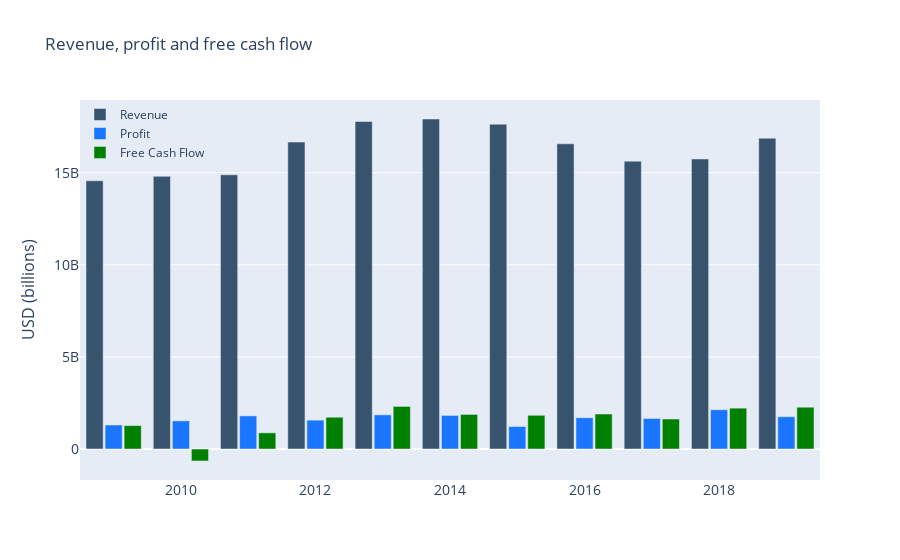
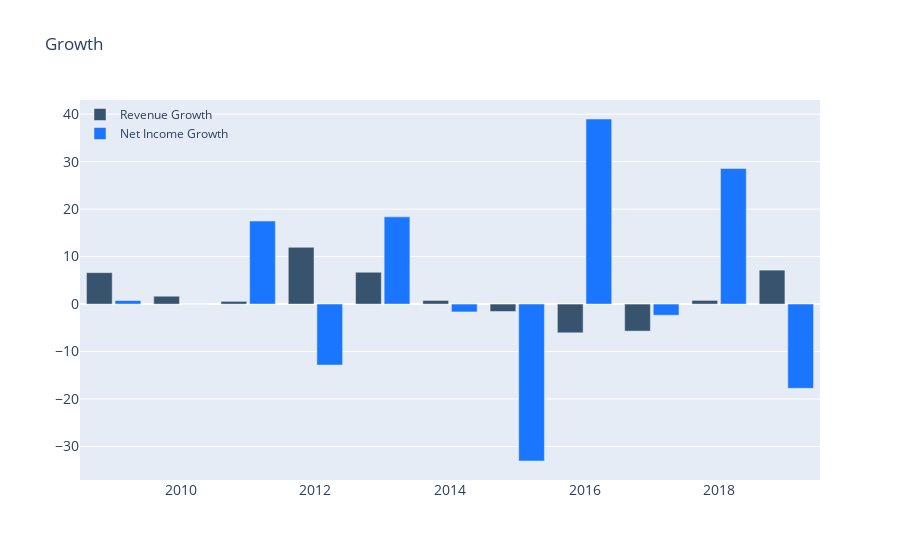
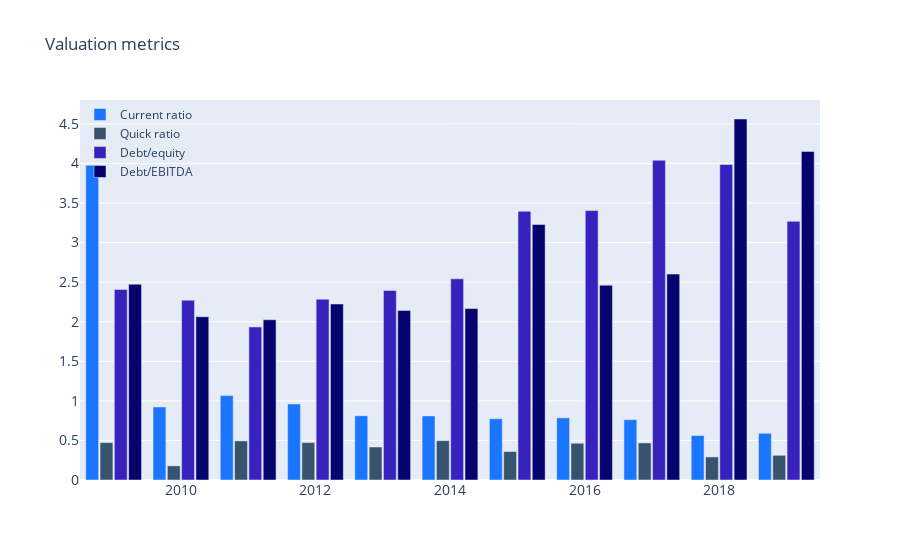

Source (notebook cell) for these figures, in order:
### Code cell
df = df_metricas[(df_metricas['symbol']=="GIS")&(df_metricas['year']>=2009)]
f1,f2,f3,f4 =analysis_compañia(df)
f1.show()
f2.show()
f3.show()

### Figure 1 — Plotly figure (JSON) as saved in the notebook; plotly's stock layout.template omitted (floating-point values rounded to 4 significant figures)
{"data": [{"marker": {"color": "rgb(55, 83, 109)"}, "name": "Revenue", "type": "bar", "x": [2019, 2018, 2017, 2016, 2015, 2014, 2013, 2012, 2011, 2010, 2009], "y": [16865200000, 15740400000, 15619800000, 16563100000, 17630300000, 17909600000, 17774100000, 16657900000, 14880200000, 14796500000, 14555800000]}, {"marker": {"color": "rgb(26, 118, 255)"}, "name": "Profit", "type": "bar", "x": [2019, 2018, 2017, 2016, 2015, 2014, 2013, 2012, 2011, 2010, 2009], "y": [1752700000, 2131000000, 1657500000, 1697400000, 1221300000, 1824400000, 1855200000, 1567300000, 1798300000, 1530500000, 1304400000]}, {"marker": {"color": "green"}, "name": "Free Cash Flow", "type": "bar", "x": [2019, 2018, 2017, 2016, 2015, 2014, 2013, 2012, 2011, 2010, 2009], "y": [2269400000, 2218300000, 1628900000, 1900500000, 1830400000, 1877500000, 2312100000, 1726100000, 878000000, -649900000, 1269700000]}], "layout": {"bargap": 0.15, "bargroupgap": 0.1, "barmode": "group", "legend": {"bgcolor": "rgba(255, 255, 255, 0)", "bordercolor": "rgba(255, 255, 255, 0)", "x": 0, "y": 1}, "title": {"text": "Revenue, profit and free cash flow"}, "xaxis": {"tickfont": {"size": 14}}, "yaxis": {"tickfont": {"size": 14}, "title": {"font": {"size": 16}, "text": "USD (billions)"}}}}

### Figure 2 — Plotly figure (JSON) as saved in the notebook; plotly's stock layout.template omitted (floating-point values rounded to 4 significant figures)
{"data": [{"marker": {"color": "rgb(55, 83, 109)"}, "name": "Revenue Growth", "type": "bar", "x": [2019, 2018, 2017, 2016, 2015, 2014, 2013, 2012, 2011, 2010, 2009], "y": [7.146, 0.7721, -5.695, -6.053, -1.559, 0.7623, 6.701, 11.95, 0.5657, 1.654, 6.62]}, {"marker": {"color": "rgb(26, 118, 255)"}, "name": "Net Income Growth", "type": "bar", "x": [2019, 2018, 2017, 2016, 2015, 2014, 2013, 2012, 2011, 2010, 2009], "y": [-17.75, 28.57, -2.351, 38.98, -33.06, -1.66, 18.37, -12.85, 17.5, 0, 0.75]}], "layout": {"bargap": 0.15, "bargroupgap": 0.1, "barmode": "group", "legend": {"bgcolor": "rgba(255, 255, 255, 0)", "bordercolor": "rgba(255, 255, 255, 0)", "x": 0, "y": 1}, "title": {"text": "Growth"}, "xaxis": {"tickfont": {"size": 14}}, "yaxis": {"tickfont": {"size": 14}, "title": {"font": {"size": 16}}}}}

### Figure 3 — Plotly figure (JSON) as saved in the notebook; plotly's stock layout.template omitted (floating-point values rounded to 4 significant figures)
{"data": [{"marker": {"color": "rgb(26, 118, 255)"}, "name": "Current ratio ", "type": "bar", "x": [2019, 2018, 2017, 2016, 2015, 2014, 2013, 2012, 2011, 2010, 2009], "y": [0.5907, 0.5617, 0.7619, 0.7851, 0.7742, 0.8101, 0.812, 0.9605, 1.066, 0.9233, 3.977]}, {"marker": {"color": "rgb(55, 83, 109)"}, "name": "Quick ratio", "type": "bar", "x": [2019, 2018, 2017, 2016, 2015, 2014, 2013, 2012, 2011, 2010, 2009], "y": [0.312, 0.2915, 0.4682, 0.4643, 0.3593, 0.4974, 0.417, 0.4727, 0.4944, 0.1786, 0.4723]}, {"marker": {"color": "rgb(55, 34, 189)"}, "name": "Debt/equity", "type": "bar", "x": [2019, 2018, 2017, 2016, 2015, 2014, 2013, 2012, 2011, 2010, 2009], "y": [3.268, 3.987, 4.04, 3.404, 3.396, 2.542, 2.396, 2.285, 1.934, 2.272, 2.409]}, {"marker": {"color": "rgb(5, 3, 109)"}, "name": "Debt/EBITDA", "type": "bar", "x": [2019, 2018, 2017, 2016, 2015, 2014, 2013, 2012, 2011, 2010, 2009], "y": [4.152, 4.561, 2.602, 2.461, 3.229, 2.166, 2.142, 2.224, 2.025, 2.063, 2.473]}], "layout": {"bargap": 0.15, "bargroupgap": 0.1, "barmode": "group", "legend": {"bgcolor": "rgba(255, 255, 255, 0)", "bordercolor": "rgba(255, 255, 255, 0)", "x": 0, "y": 1}, "title": {"text": "Valuation metrics"}, "xaxis": {"tickfont": {"size": 14}}, "yaxis": {"tickfont": {"size": 14}, "title": {"font": {"size": 16}}}}}
